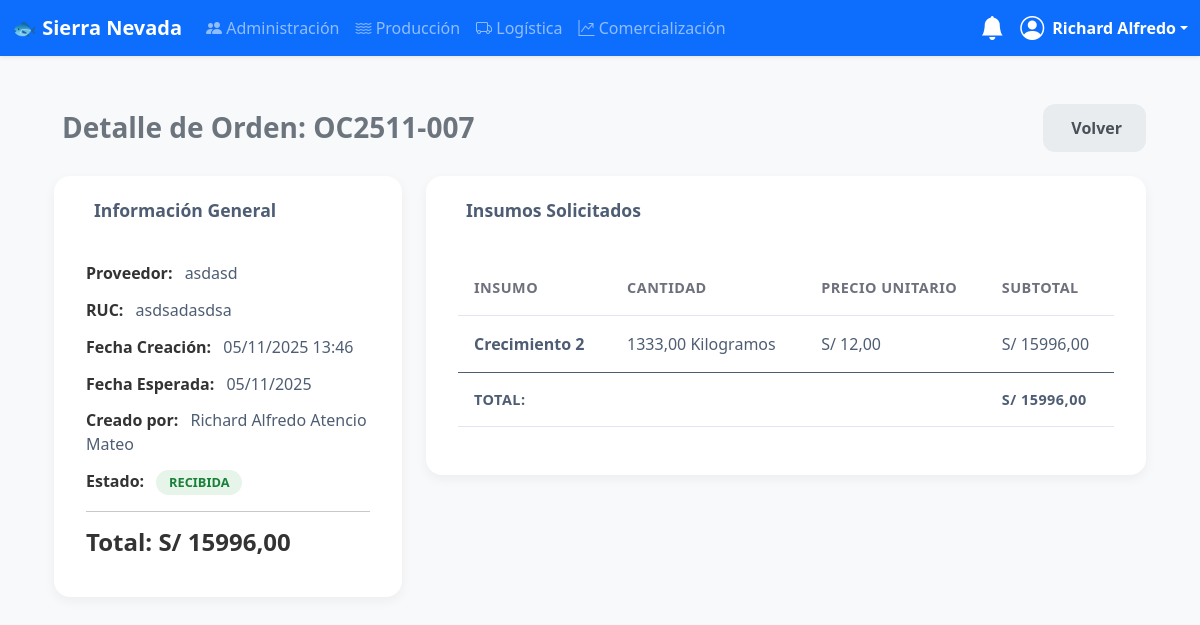
/logistica/ordenes/7/ (signed in), run on an earlier commit of the app's database.
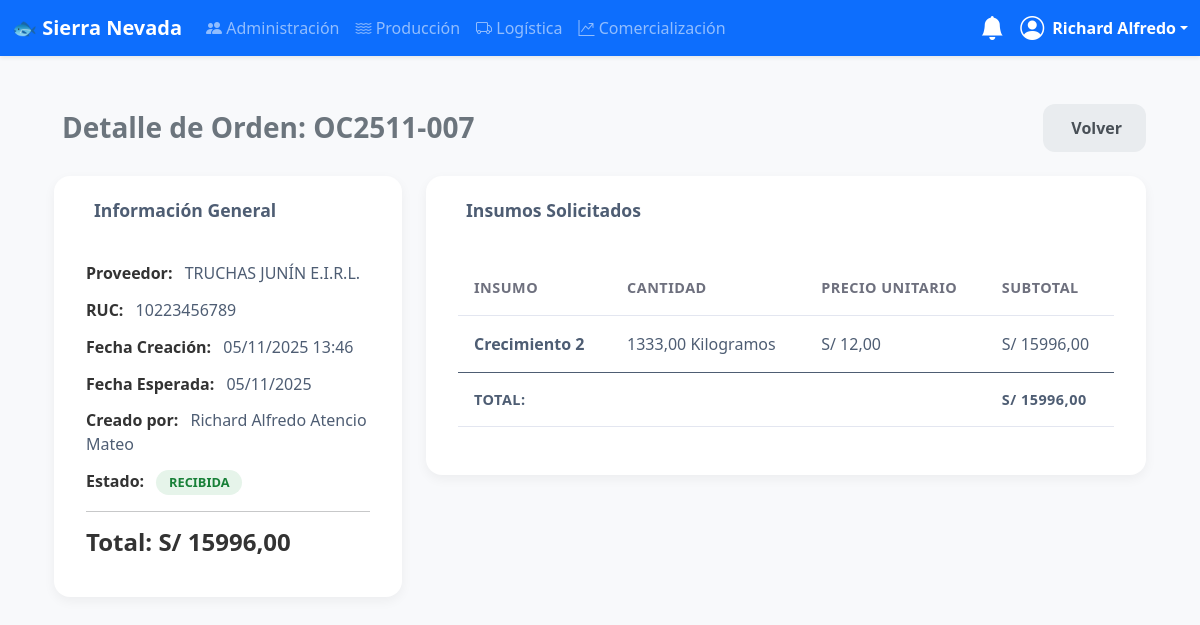
And on a later commit of the database.
### logistica/models.py (models this page shows, shortened)
class OrdenCompra(models.Model):
    ESTADOS = (
        ('PENDIENTE', 'Pendiente'),
        ('APROBADA', 'Aprobada'),
        ('RECIBIDA', 'Recibida'),
        ('CANCELADA', 'Cancelada'),
    )
    codigo_orden = models.CharField(max_length=50, unique=True, blank=True, editable=False)
    proveedor = models.ForeignKey(Proveedor, on_delete=models.PROTECT, related_name="ordenes_compra")
    fecha_creacion = models.DateTimeField(default=timezone.now, verbose_name="Fecha de Creación")
    fecha_esperada_entrega = models.DateField(verbose_name="Fecha Esperada de Entrega")
    estado = models.CharField(max_length=10, choices=ESTADOS, default='PENDIENTE')
    creado_por = models.ForeignKey(settings.AUTH_USER_MODEL, on_delete=models.SET_NULL, null=True, related_name="ordenes_creadas")
    total_costo = models.DecimalField(max_digits=12, decimal_places=2, default=Decimal('0.00'), editable=False)

class Proveedor(models.Model):
    nombre = models.CharField(max_length=255, verbose_name="Nombre o Razón Social")
    ruc = models.CharField(max_length=11, unique=True, verbose_name="RUC")
    direccion = models.CharField(max_length=255, blank=True, null=True, verbose_name="Dirección")
    telefono = models.CharField(max_length=20, blank=True, null=True, verbose_name="Teléfono")
    email = models.EmailField(blank=True, null=True, verbose_name="Correo Electrónico")
    estado = models.BooleanField(default=True)

### usuarios/models.py (models this page shows, shortened)
class CustomUser(AbstractUser):
    dni = models.CharField(max_length=8, unique=True, null=True, blank=True)
    pregunta_seguridad = models.ForeignKey(PreguntaSeguridad, on_delete=models.SET_NULL, null=True, blank=True)
    respuesta_seguridad = models.CharField(max_length=255, null=True, blank=True)
    groups = models.ManyToManyField('auth.Group', related_name='customuser_set', blank=True, verbose_name='grupos')
    user_permissions = models.ManyToManyField('auth.Permission', related_name='customuser_set', blank=True)

### logistica/views.py (the view)
# urls.py: path('ordenes/<int:pk>/', views.OrdenCompraDetailView.as_view(), name='ordencompra-detail'),
class OrdenCompraDetailView(LogisticaPermissionMixin, DetailView):
    model = OrdenCompra
    template_name = 'logistica/ordencompra_detail.html'
    context_object_name = 'orden'

### logistica/models.py (called while the page is built)
    @property
    def subtotal(self):
        return self.cantidad * self.precio_unitario

### logistica/views.py (called while the page is built)
    def test_func(self):
        return self.request.user.is_staff or self.request.user.groups.filter(name='Logistica').exists()

### usuarios/templatetags/auth_extras.py (called while the page is built)
@register.filter(name='has_group')
def has_group(user, group_name):
    return user.groups.filter(name=group_name).exists()

### templates/logistica/ordencompra_detail.html (shortened to what this page needs)
{% extends 'base.html' %}
{% load static %}
{% block content %}
<div class="container-fluid py-4">
    <div class="d-flex align-items-center justify-content-between mb-4 flex-wrap gap-2">
        <h3 class="fw-semibold text-secondary mb-0">
            Detalle de Orden: {{ orden.codigo_orden }}
        </h3>
        <div class="d-flex gap-2">
            <a href="{% url 'ordencompra-list' %}" class="btn btn-secondary">
                 Volver
            </a>
        </div>
    </div>
    <div class="row">
        <div class="col-lg-4">
            <div class="card">
                <div class="card-header">
                    <h6> Información General</h6>
                </div>
                <div class="card-body info-card-body">
                    <p><strong>Proveedor:</strong> {{ orden.proveedor.nombre }}</p>
                    <p><strong>RUC:</strong> {{ orden.proveedor.ruc }}</p>
                    <p><strong>Fecha Creación:</strong> {{ orden.fecha_creacion|date:"d/m/Y H:i" }}</p>
                    <p><strong>Fecha Esperada:</strong> {{ orden.fecha_esperada_entrega|date:"d/m/Y" }}</p>
                    <p><strong>Creado por:</strong> {{ orden.creado_por.first_name }} {{ orden.creado_por.last_name }}</p>
                    <p><strong>Estado:</strong>
                        {% if orden.estado == 'RECIBIDA' %}
                        <span class="badge badge-success">RECIBIDA</span>
                        {% elif orden.estado == 'PENDIENTE' %}
                        <span class="badge badge-warning">PENDIENTE</span>
                        {% else %}
                        <span class="badge badge-info">{{ orden.get_estado_display }}</span>
                        {% endif %}
                    </p>
                    <hr>
                    <h4 class="text-right total-display">Total: S/ {{ orden.total_costo|floatformat:2 }}</h4>
                </div>
            </div>
        </div>
        <div class="col-lg-8">
            <div class="card">
                <div class="card-header">
                    <h6> Insumos Solicitados</h6>
                </div>
                <div class="card-body">
                    <div class="table-responsive">
                        <table class="table" width="100%" cellspacing="0">
                            <thead>
                                <tr>
                                    <th>Insumo</th>
                                    <th>Cantidad</th>
                                    <th>Precio Unitario</th>
                                    <th>Subtotal</th>
                                </tr>
                            </thead>
                            <tbody>
                                {% for detalle in orden.detalles.all %}
                                <tr>
                                    <td><strong>{{ detalle.insumo.nombre }}</strong></td>
                                    <td>{{ detalle.cantidad }} {{ detalle.insumo.get_unidad_medida_display }}</td>
                                    <td>S/ {{ detalle.precio_unitario|floatformat:2 }}</td>
                                    <td>S/ {{ detalle.subtotal|floatformat:2 }}</td>
                                </tr>
                                {% empty %}
                                <tr>
                                    <td colspan="4" class="text-center text-muted">Esta orden no tiene insumos. Haz clic en "Editar Orden" para añadirlos.</td>
                                </tr>
                                {% endfor %}
                            </tbody>
                            {% if orden.detalles.all %}
                            <tfoot>
                                <tr>
                                    <th colspan="3" class="text-right">Total:</th>
                                    <th>S/ {{ orden.total_costo|floatformat:2 }}</th>
                                </tr>
                            </tfoot>
                            {% endif %}
                        </table>
                    </div>
                </div>
            </div>
        </div>
    </div>
</div>
{% endblock %}

What changed in the data, as far as the page shows it:
changed through a linked row, OrdenCompra "OC2511-007": proveedor.nombre "asdasd" → "TRUCHAS JUNÍN E.I.R.L."; proveedor.ruc "asdsadasdsa" → "10223456789"
